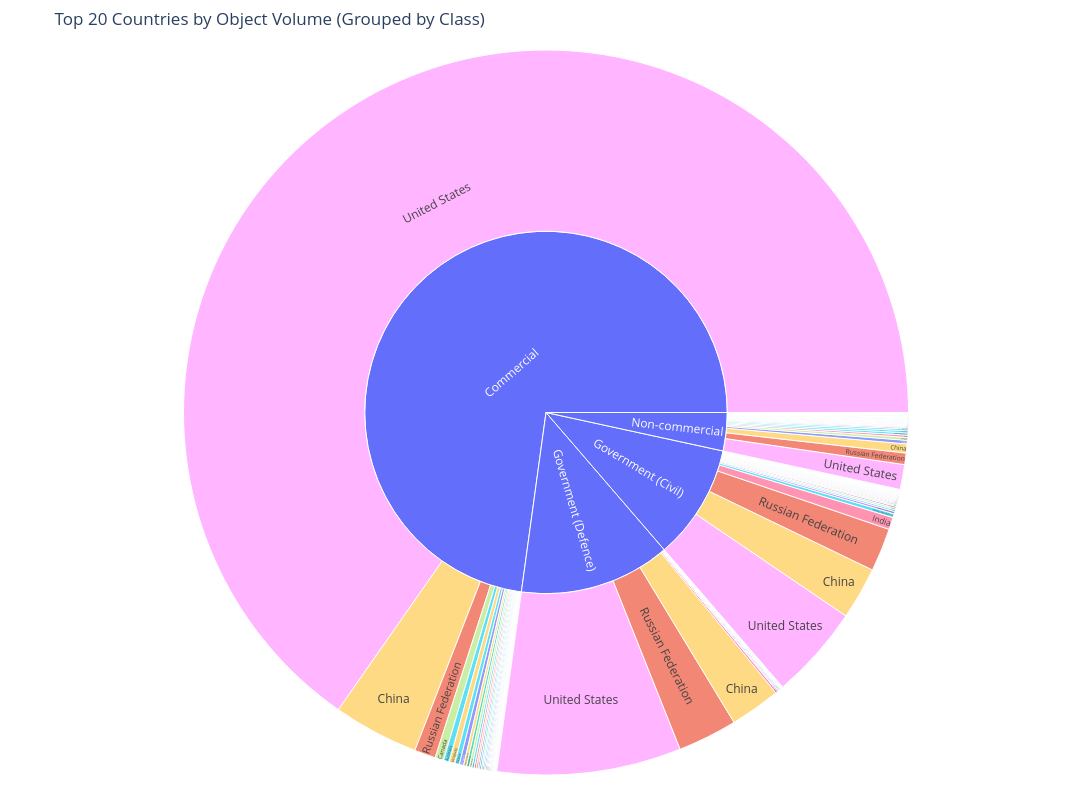

The cell this chart's notebook holds for it:
### Markdown cell above
## Graphs for Presentation

Need to create:

- Objects added by year, showing remaining in orbit
- Pie chart: Breakdown of objects by category (satellites, rocket bodies, debris).
- Bar chart: Payload categories (military, comms, scientific, etc.).
- Bar chart or map: Top countries or organisations responsible for objects in orbit.
- Histogram: Time between launch and re-entry for satellites.
- Visual: Timeline or scatter plot of known collisions or near misses. ... where do we get this data?

### Code cell
# Filter for Type == 'P'
filtered_df = sdf[sdf['Type'] == 'P']

# Drop rows with missing values in hierarchy columns
filtered_df = filtered_df.dropna(subset=['Country', 'Class Desc'])

# Aggregate counts for clarity
agg_df = filtered_df.groupby(['Country', 'Class Desc']).size().reset_index(name='Count')


# Step 5: Create sunburst chart
fig = px.sunburst(
    agg_df,
    path=['Class Desc', 'Country'],
    values='Count',
    title='Top 20 Countries by Object Volume (Grouped by Class)',
    color='Country'
)

fig.update_layout(
    width=1200,   # Increase width (default is ~700)
    height=800,   # Increase height (default is ~450)
    margin=dict(t=50, l=25, r=25, b=25)
)
fig.show()

### Figure 1 — Plotly figure (JSON) as saved in the notebook; plotly's stock layout.template omitted (floating-point values rounded to 4 significant figures; data arrays with more than 128 entries replaced by an {"elided": "..."} marker saying what was removed)
{"data": [{"branchvalues": "total", "customdata": {"elided": "191x1 str values"}, "domain": {"x": [0, 1], "y": [0, 1]}, "hovertemplate": "labels=%{label}<br>Count=%{value}<br>parent=%{parent}<br>id=%{id}<br>Country=%{customdata[0]}<extra></extra>", "ids": {"elided": "191 str values"}, "labels": {"elided": "191 str values"}, "marker": {"colors": {"elided": "191 str values"}}, "name": "", "parents": {"elided": "191 str values"}, "type": "sunburst", "values": {"elided": "191 float values"}}], "layout": {"height": 800, "legend": {"tracegroupgap": 0}, "margin": {"b": 25, "l": 25, "r": 25, "t": 50}, "title": {"text": "Top 20 Countries by Object Volume (Grouped by Class)"}, "width": 1200}}
